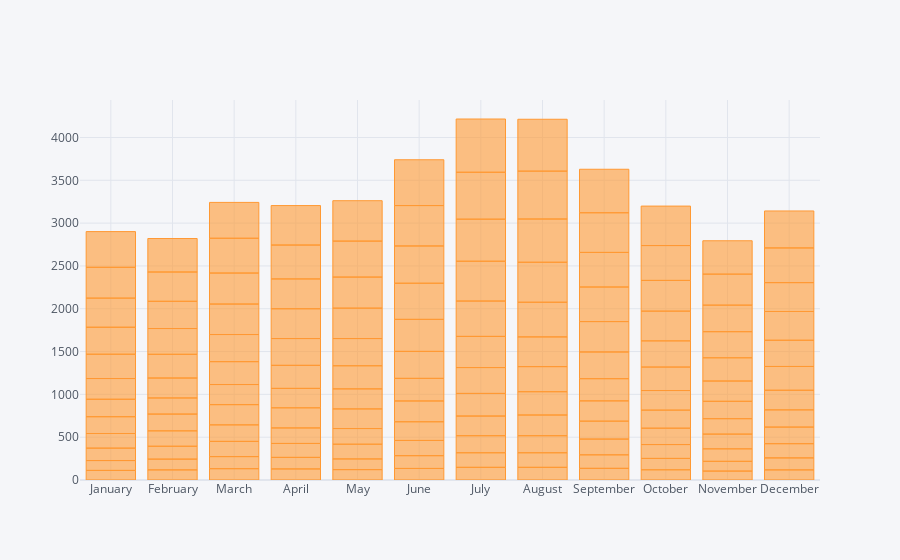

The cell this chart's notebook holds for it:
### Markdown cell above
### Bar Plot

### Code cell
flights_data.iplot(kind='bar', x=['month'],y= 'passengers')

### Figure 1 — Plotly figure (JSON) as saved in the notebook; plotly's stock layout.template omitted (floating-point values rounded to 4 significant figures; data arrays with more than 128 entries replaced by an {"elided": "..."} marker saying what was removed)
{"data": [{"marker": {"color": "rgba(255, 153, 51, 0.6)", "line": {"color": "rgba(255, 153, 51, 1.0)", "width": 1}}, "name": "passengers", "orientation": "v", "text": "", "type": "bar", "x": {"elided": "144 str values"}, "y": {"elided": "144 int values"}}], "layout": {"legend": {"bgcolor": "#F5F6F9", "font": {"color": "#4D5663"}}, "paper_bgcolor": "#F5F6F9", "plot_bgcolor": "#F5F6F9", "title": {"font": {"color": "#4D5663"}}, "xaxis": {"gridcolor": "#E1E5ED", "showgrid": true, "tickfont": {"color": "#4D5663"}, "title": {"font": {"color": "#4D5663"}, "text": ""}, "zerolinecolor": "#E1E5ED"}, "yaxis": {"gridcolor": "#E1E5ED", "showgrid": true, "tickfont": {"color": "#4D5663"}, "title": {"font": {"color": "#4D5663"}, "text": ""}, "zerolinecolor": "#E1E5ED"}}}
